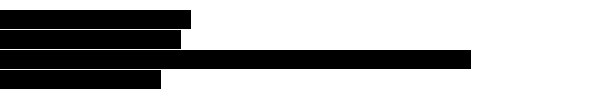
Frame 1 (no input)
Frame 60 (the mouse pressed at the canvas centre just before this capture): identical to frame 1, image omitted
Frame 120 (the mouse held since frame 60 and released just before this capture): identical to frame 1, image omitted

The Processing sketch that drew this single still picture (run headless with seeded random() and noise(); from frame 60 on, the mouse is pressed at the canvas centre):

// Processing sketch: String_1b
// ── String_1b.pde
String[] sentences = new String[4];

void setup() {
  size(600, 100);
  sentences[0] = "Such a lovely place";
  sentences[1] = "Such a lovely face";
  sentences[2] = "There's plenty of rooms at the Hotel California";
  sentences[3] = "Any time of year";
}

void draw() {
  background(255);
  fill(0);
  float y = 10;
  for (int  i = 0; i < sentences.length; i ++) {
    float w = sentences[i].length()*10;
    rect(0, y, w, 18);
    y = y + 20;
  }
}
